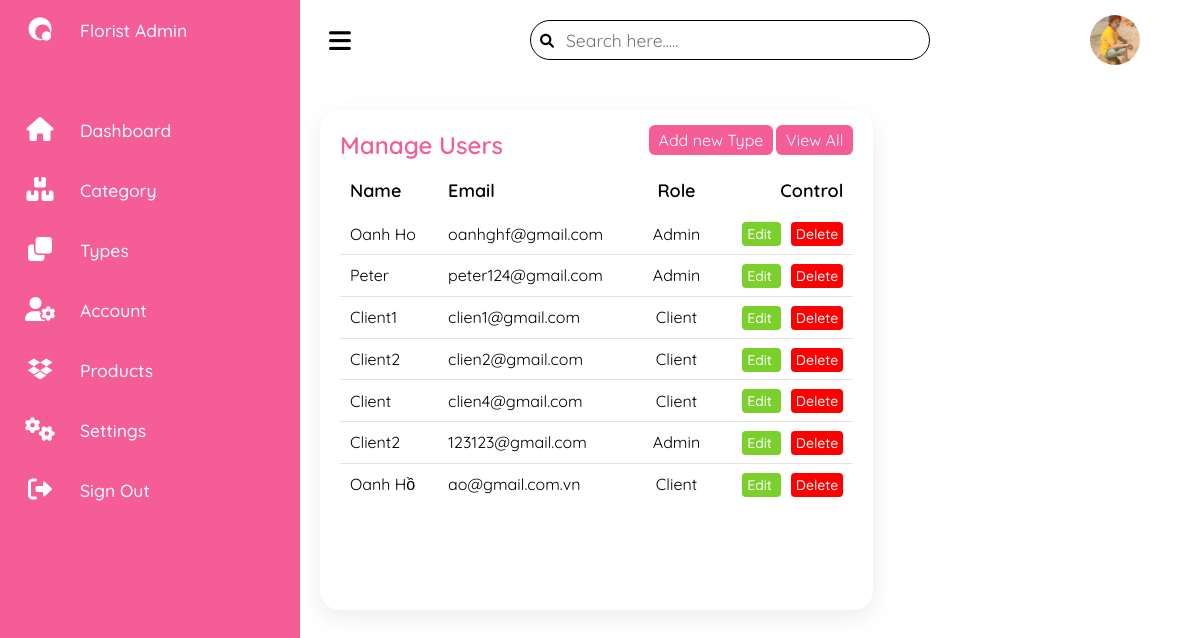
Page /admin/account/index.php on the committed database.
### tables this page shows
CREATE TABLE `users` (
  `idUser` int(11) NOT NULL,
  `fullName` varchar(100) NOT NULL,
  `username` varchar(100) NOT NULL,
  `pass` varchar(50) NOT NULL,
  `email` varchar(100) NOT NULL,
  `phone` varchar(10) NOT NULL,
  `gender` int(11) NOT NULL COMMENT '0(Female) / 1(Male)',
  `date` date NOT NULL,
  `role` int(11) NOT NULL DEFAULT 0 COMMENT '0(Client) / 1(Admin)'
);

### admin/account/index.php (called while the page is built, shortened)
<?php
require '../../daos/pdo__user.php';
$page_size = 10;
if (exist_param("btn_add")) {
    $VIEW_NAME = "new.php";
} else if (exist_param("btn_edit")) {
    $idUser = $_REQUEST['idUs'];
    $userInfo = users__selectByID($idUser);
    extract($userInfo);
    $VIEW_NAME = "edit.php";
} else if (exist_param("btn_del")) {
    $idUser = $_REQUEST['idUs'];
    users__del($idUser);
    $userList = users__selectLimt($page_size);
    $VIEW_NAME = "list.php";
    header('location: ../account/');
} else if (exist_param("btn_viewAll")) {
    $userList = users__selectAll();
    $VIEW_NAME = "list.php";
} else {
    $userList = users__selectLimt($page_size);
}
require '../layout.php';

### daos/pdo.php (called while the page is built, shortened)
<?php
function pdo_get_connection()
{
    $servername = "localhost";
    $username = "root";
    $password = "";
    $option = array(PDO::MYSQL_ATTR_INIT_COMMAND => "SET NAMES utf8");
    try {
        $conn = new PDO("mysql:host=$servername;dbname=flowers_data", $username, $password, $option);
        $conn->setAttribute(PDO::ATTR_ERRMODE, PDO::ERRMODE_EXCEPTION);
        return $conn;
    } catch (PDOException $e) {
        echo "Connection failed: " . $e->getMessage();
    }
}
function pdo_query($sql)
{
    $sql_args = array_slice(func_get_args(), 1);
    try {
        $conn = pdo_get_connection();
        $stmt = $conn->prepare($sql);
        $stmt->execute($sql_args);
        $result = $stmt->fetchAll(PDO::FETCH_ASSOC);
        return $result;
    } catch (PDOException $e) {
        throw $e;
    } finally {
        unset($conn);
    }
}

### daos/pdo__user.php (called while the page is built, shortened)
<?php
require_once 'pdo.php';
function users__selectLimt($page_size)
{
    $sql = "select * from users order by date limit 0,$page_size";
    return pdo_query($sql);
}

### admin/account/list.php (the view)
<div class="recentOrder">
    <div class="cardHeader">
        <h2>Manage Users</h2>
        <div class="ctl">
            <a href="?btn_add" class="ad-btn">Add new Type</a>
            <a href="?btn_viewAll" class="ad-btn">View All</a>
        </div>
    </div>
    <table>
        <thead>
            <tr>
                <td>Name</td>
                <td>Email</td>
                <td>Role</td>
                <td>Control</td>
            </tr>
        </thead>
        <tbody>
            <?php
            foreach ($userList as $item) { ?>
                <tr>
                    <td><?= $item['fullName'] ?></td>
                    <td><?= $item['email'] ?></td>
                    <td><?= $item['role'] == 0 ? 'Client' : 'Admin' ?></td>
                    <td>
                        <a href="?btn_edit&idUs=<?= $item['idUser'] ?>" class="status edit"> Edit </a>
                        <a href="?btn_del&idUs=<?= $item['idUser'] ?>" class="status delete" onclick="return confirm('Bạn đã chắc chắn muốn xóa chưa?')"> Delete </a>
                    </td>
                </tr>
            <?php }
            ?>
        </tbody>
    </table>
</div>

### rows in the picture
users: fullName "Oanh Ho", email "oanhghf@gmail.com", role "Admin"
users: fullName "Peter", email "peter124@gmail.com", role "Admin"
users: fullName "Client1", email "clien1@gmail.com", role "Client"
users: fullName "Client2", email "clien2@gmail.com", role "Client"
users: fullName "Client", email "clien4@gmail.com", role "Client"
users: fullName "Client2", email "123123@gmail.com", role "Admin"
users: fullName "Oanh Hồ", email "ao@gmail.com.vn", role "Client"
